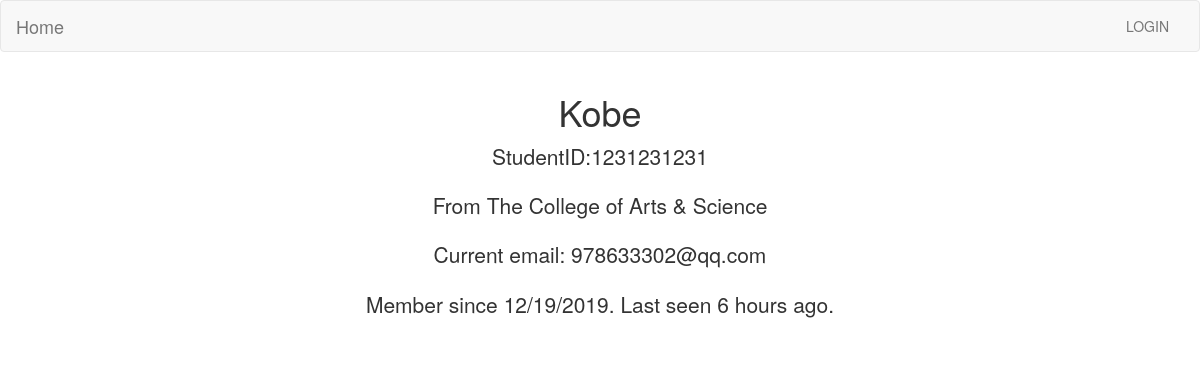
Screenshot of /user/Kobe with the database file from the repository.
### app/models.py (models this page shows, shortened)
class User(UserMixin, db.Model):
    __tablename__ = 'users'
    id = db.Column(db.Integer, primary_key=True)
    name = db.Column(db.String(20), index=True)
    gender = db.Column(db.String(10), index=True)
    student_id = db.Column(db.String(10), index=True)
    phone_number = db.Column(db.String(11), index=True)
    department = db.Column(db.String(30), index=True)
    email = db.Column(db.String(30), index=True)
    password_hash = db.Column(db.String(60))
    confirmed = db.Column(db.Boolean, default=False)
    member_since = db.Column(db.DateTime(), default=datetime.utcnow)
    last_seen = db.Column(db.DateTime(), default=datetime.utcnow)
    role_id = db.Column(db.Integer, db.ForeignKey('roles.id'))
    module = db.relationship('User_Module',
                             foreign_keys=[User_Module.user_id],
                             backref=db.backref('user', lazy='joined'),
                             lazy='dynamic',
                             cascade='all, delete-orphan')
    @property
    def password(self):
        raise AttributeError('password is not a readable attribute')

### app/main/views.py (the view)
@main.route('/user/<name>')
def user(name):
    user = User.query.filter_by(name=name).first_or_404()
    return render_template('user.html', user=user)

### app/auth/views.py (called while the page is built)
@auth.before_app_request
def before_request():
    if current_user.is_authenticated:
        current_user.ping()
        if not current_user.confirmed \
                and request.endpoint \
                and request.blueprint != 'auth' \
                and request.endpoint != 'static':
            return redirect(url_for('auth.unconfirmed'))

### app/main/__init__.py (called while the page is built)
@main.app_context_processor
def inject_permissions():
    return dict(Permission=Permission)

### app/models.py (called while the page is built)
    def is_administrator(self):
        return False

### app/templates/user.html (shortened to what this page needs)
{% extends "base.html" %}
{% block page_content %}
<body class="text-center" >
<div class="cover-container d-flex w-100 h-100 p-3 mx-auto flex-column">
<main role="main" class="inner cover">
    <h1 class="cover-heading">{{ user.name }}</h1>
    <p class="lead">StudentID:{{user.student_id}}</p>
    <p class="lead">From {{user.department}}</p>
    <p class="lead">Current email: {{user.email}}</p>
    <p class="lead">Member since {{ moment(user.member_since).format('L') }}. Last seen {{ moment(user.last_seen).fromNow() }}.</p>
</main>
</div>
</body>
{% endblock %}

### rows the page displays
User: name "Kobe", student_id "1231231231", department "The College of Arts & Science", email "978633302@qq.com", member_since "12/19/2019", last_seen "6 hours ago"
